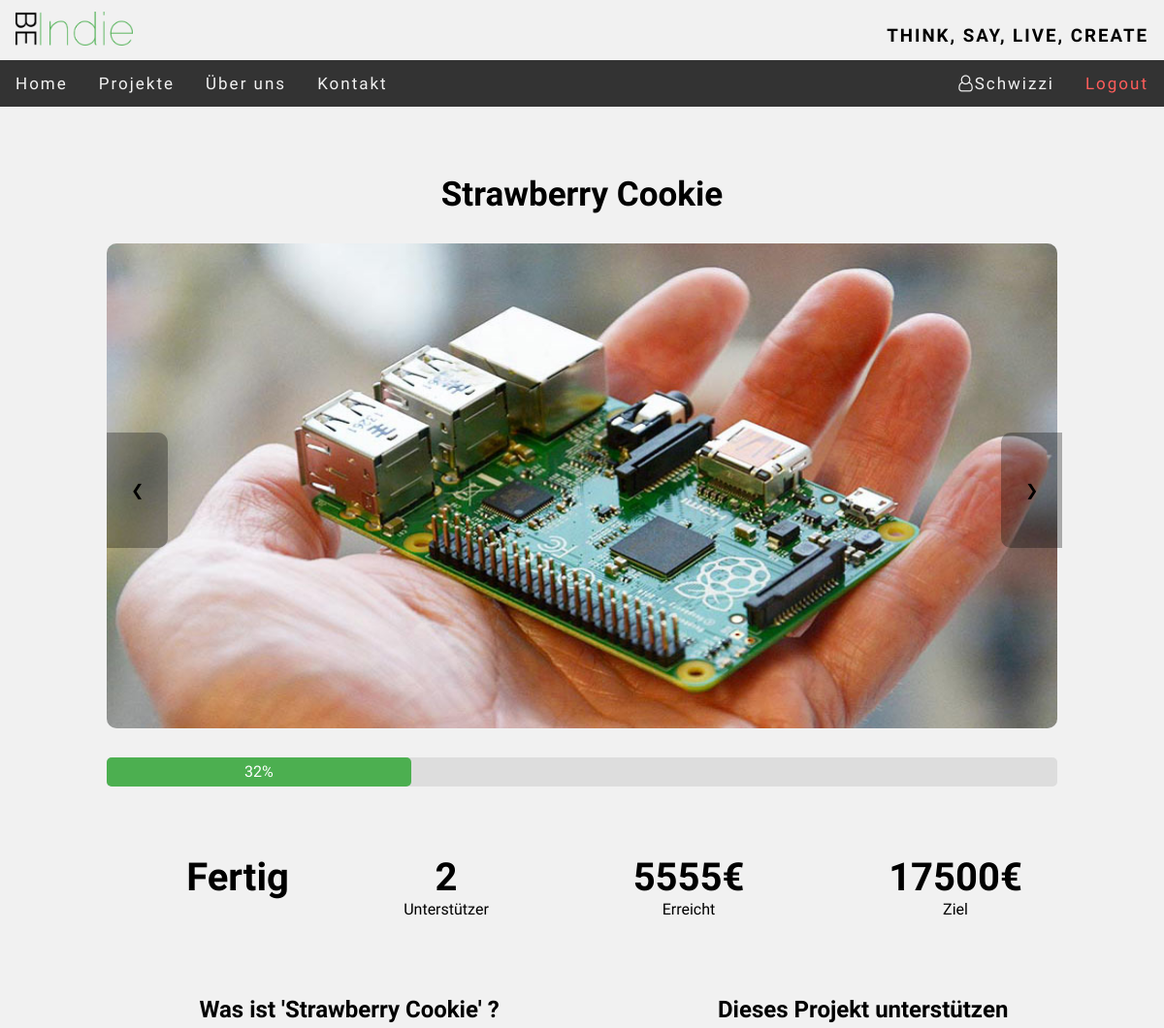
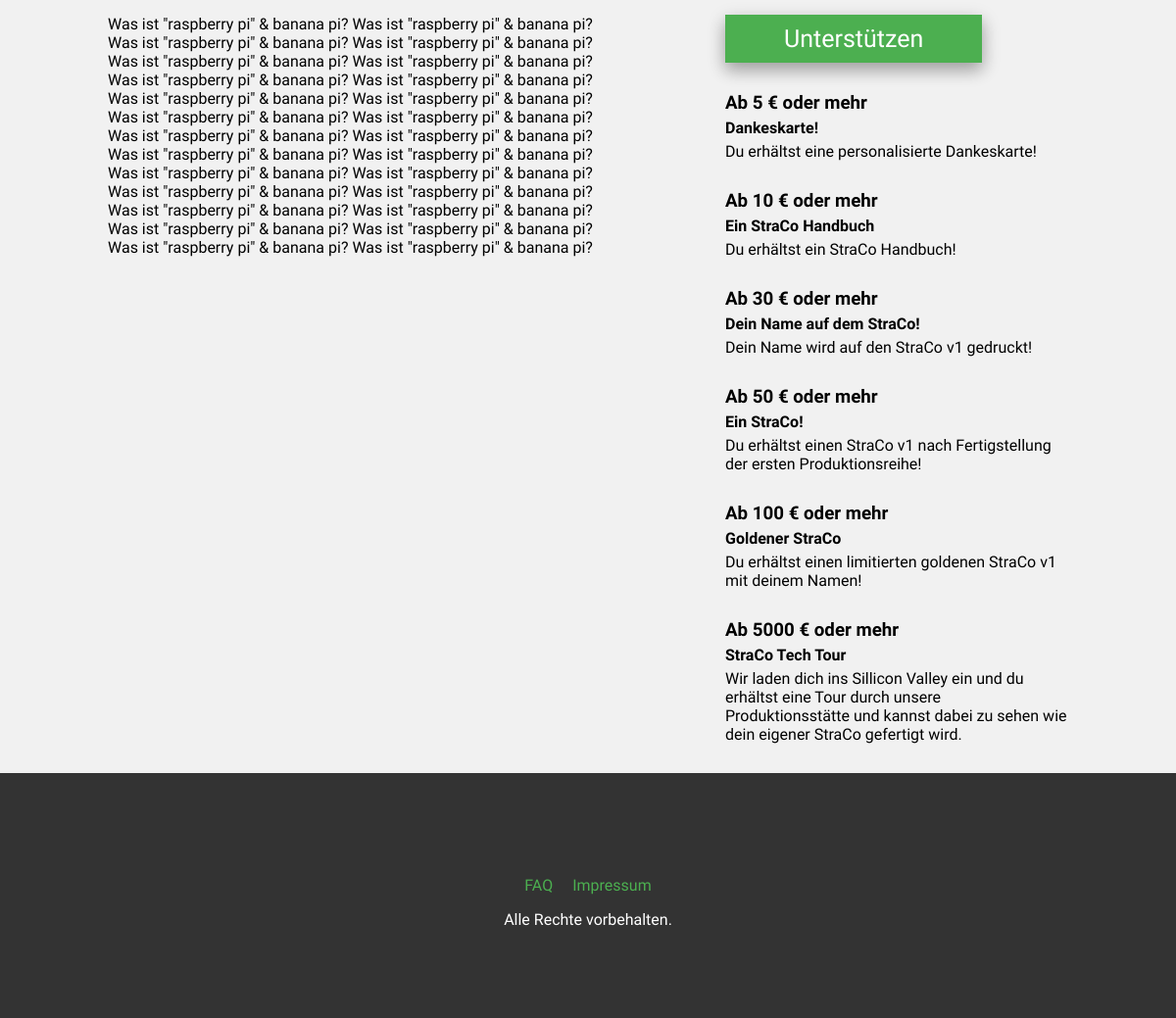
The app's page /BeIndie/index.php?page=projects&q=8 (signed in) with its own data (2 pictures, top to bottom).
### tables this page shows
CREATE TABLE `project` (
  `project_ID` int(11) NOT NULL,
  `creator` varchar(200) NOT NULL,
  `title` varchar(200) NOT NULL,
  `goal` int(11) NOT NULL,
  `current_status` int(11) NOT NULL,
  `start_date` date NOT NULL,
  `end_date` date NOT NULL,
  `category` varchar(200) NOT NULL,
  `description` text NOT NULL
);

CREATE TABLE `project_image` (
  `image_ID` int(11) NOT NULL,
  `project_ID` int(11) NOT NULL,
  `image_path` varchar(200) NOT NULL
);

CREATE TABLE `reward` (
  `reward_ID` int(11) NOT NULL,
  `project_ID` int(11) NOT NULL,
  `min_amount` int(11) NOT NULL,
  `r_title` varchar(50) NOT NULL,
  `r_text` varchar(200) NOT NULL
);

### BeIndie/includes/pages/projects/projects.php (the view, shortened to what this page needs)
<div id="all_projects">
    <?php
    include ("includes/functions/swConnect.php");
    ?>
    <?php
        $project_ID = $_GET["q"];
        $titel = "select title from project where project_ID = $project_ID";
        $result1 = mysqli_query($conn, $titel);
        $row1 = mysqli_fetch_array($result1);
        $current = "select current_status from project where project_ID = $project_ID";
        $result3 = mysqli_query($conn, $current);
        $row3 = mysqli_fetch_array($result3);
        $goal = "select goal from project where project_ID = $project_ID";
        $result4 = mysqli_query($conn, $goal);
        $row4 = mysqli_fetch_array($result4);
        $slideshow = "select image_path from project_image pi join project p on pi.project_ID = p.project_ID where pi.project_ID = $project_ID";
        $result2 = mysqli_query($conn, $slideshow);
        $hours= "select UNIX_TIMESTAMP(end_date) from project where project_ID = $project_ID";
        $result5 = mysqli_query($conn, $hours);
        $row5 = mysqli_fetch_array($result5);
        $time = round(($row5["UNIX_TIMESTAMP(end_date)"] - strtotime(date('Y-m-d')))/ 3600);
        $days = round(($row5["UNIX_TIMESTAMP(end_date)"] - strtotime(date('Y-m-d')))/ 86400);
        $backers = "select count(t.project_ID) from transaction t join project p on t.project_ID = p.project_ID where t.project_ID = $project_ID";
        $result6 = mysqli_query($conn, $backers);
        $row6 = mysqli_fetch_array($result6);
        $text = "select description from project where project_ID = $project_ID";
        $result7 = mysqli_query($conn, $text);
        $row7 = mysqli_fetch_array($result7);
        $rewards = "SELECT * from reward where project_ID = $project_ID order by min_amount asc";
        $result8 = mysqli_query($conn, $rewards);
    ?>
    <div id="project">
            <h1><?=  $row1["title"] ?></h1>
        <div id="slideshow">
        <?php
        while ($row2 = mysqli_fetch_array($result2)) {
        ?>
        <img class="slideshow" src=<?= $row2 ["image_path"] ?> >
        <?php }
        ?>
        <a class="left" onclick="plusDivs(-1)">&#10094;</a>
        <a class="right" onclick="plusDivs(1)">&#10095;</a>
        </div>
        <div id="progress">
          <div id="progressbar">
            <div id="label"><?= round($row3["current_status"] / $row4["goal"] * 100) . '%'  ?></div>
          </div>
        </div>
        <div id="info">
            <div id ="timetogo">
                <?php
                if ($time <= 0) { ?>
                <h2> <?php echo 'Fertig' ?> </h2>
                <?php }
                elseif ($time > 72) { ?>
                    <h2> <?php echo $days ?> </h2>
                    <p><b>Tage</b> bis zum Ziel</p>
                <?php }
                else { ?>
                   <h2><?php echo $time ?></h2>
                   <p><b>Stunden</b> bis zum Ziel</p>
                <?php } ?>
            </div>
            <div id ="backers">
                    <h2><?= $row6["count(t.project_ID)"]?></h2>
                    <p>Unterstützer</p>
            </div>
            <div id="amount">
            <h2> <?= $row3["current_status"]?>€</h2>
            <p>Erreicht</p>
            </div>
            <div id="goal">
            <h2> <?= $row4["goal"]?>€</h2>
            <p>Ziel</p>
            </div>
        </div>
            <div id ="Text">
                <div id ="desciption">
                    <h2>Was ist '<?= utf8_encode($row1["title"]) ?>' ?</h2>
                    <p><?= utf8_encode($row7["description"]) ?></p>
                </div>
           <div id ="backing">
                    <h2>Dieses Projekt unterstützen</h2>
                    <a href="index.php?page=support_project&id=<?=$project_ID?>">Unterstützen</a>
            <?php
            while ($row8 = mysqli_fetch_array($result8)){
            ?>
                    <h3>Ab <?= $row8["min_amount"]?> € oder mehr</h3>
                    <h4><?= utf8_encode($row8["r_title"])?></h4>
                    <p><?= utf8_encode($row8["r_text"]) ?></p>
            <?php  } ?>
            </div>
        </div>
    </div>
</div>

### BeIndie/css/style.css (style rules this page uses)
* { margin: 0; }
body { background-color: #f1f1f1; }
body,h2,h3,h4,h5,h6,h7 { font-family: 'Raleway', sans-serif; }
h1 { font-size: 35px; }

### BeIndie/includes/pages/projects/css/projects.css (style rules this page uses)
#project { width: 980px; margin: 0 auto; }
h1 { padding-top: 70px; padding-bottom: 30px; text-align: center; }
#slideshow img { margin: auto; width: 100%; border-radius: 10px; height: 500px; margin-bottom: 30px; }
#slideshow a { position:absolute; border:none; display:inline-block; outline:0; vertical-align:middle; overflow:hidden; cursor:pointer; background: none; transition-duration: 1s; padding:50px 25px; margin-top: -335px; background: rgba(0, 0, 0, 0.3); position:absolute; }
#slideshow a.left { border-radius: 0 10px 10px 0; }
#slideshow a.right { margin-left: 922px; border-radius: 10px 0 0 10px; }
h2 { text-align: center; margin-top: 50px; padding-bottom: 20px; padding-top: 20px; }
#progress { border-radius: 5px; position: relative; width: 100%; height: 30px; background-color: #ddd; z-index: -10; }
#progressbar { border-radius: 5px; position: absolute; max-width: 980px; height: 100%; background-color: #4CAF50; }
#label { text-align: center; line-height: 30px; color: white; }
#info h2 { font-size: 40px; text-align: center; padding-bottom: 0px; }
#timetogo { float:left; padding-left: 50px; width: 170px; padding-bottom: 10px; text-align: center; }
#backers { float:left; padding-left: 80px; width: 100px; padding-bottom: 10px; text-align: center; }
#amount { float:left; padding-left: 100px; width: 200px; padding-bottom: 10px; text-align: center; }
#goal { float:left; padding-left: 100px; width: 150px; padding-bottom: 10px; text-align: center; }
#desciption { float:left; max-width:500px; word-wrap:break-word; }
#backing { float:right; max-width:350px; word-wrap:break-word; }
#backing h2 { text-align: left; }
#backing h3,h4 { padding-bottom: 5px; }
#backing p { padding-bottom: 30px; }
#backing a { text-decoration: none; background-color: #4CAF50; border: none; color: white; padding: 10px 60px; display: inline-block; margin-bottom: 30px; font-size: 25px; box-shadow:0 8px 16px 0 rgba(0,0,0,0.2),0 6px 20px 0 rgba(0,0,0,0.19); cursor:pointer; z-index: -10; }

### records on screen
project: title "Strawberry Cookie", $row3["current_status"] / $row4["goal"] * 100 "32", current_status "5555", goal "17500", description "Was ist \"raspberry pi\" & banana pi? Was ist \"raspberry pi\" & banana pi? Was ist \"raspberry pi\" & banana pi? Was ist \"raspberry pi\" & banana pi? Was ist \"raspberry pi\" & banana pi? Was ist \"raspberry pi\" & banana pi? Was ist \"raspberry pi\" & banana pi? Was ist \"raspberry pi\" & banana pi? Was ist \"raspberry pi\" & banana pi? Was ist \"raspberry pi\" & banana pi? Was ist \"raspberry pi\" & banana pi? Was ist \"raspberry pi\" & banana pi? Was ist \"raspberry pi\" & banana pi? Was ist \"raspberry pi\" & banana pi? Was ist \"raspberry pi\" & banana pi? Was ist \"raspberry pi\" & banana pi? Was ist \"raspberry pi\" & banana pi? Was ist \"raspberry pi\" & banana pi? Was ist \"raspberry pi\" & banana pi? Was ist…"
project_image: image_path (picture)
reward: min_amount "5", r_title "Dankeskarte!", r_text "Du erhältst eine personalisierte Dankeskarte!"
reward: min_amount "10", r_title "Ein StraCo Handbuch", r_text "Du erhältst ein StraCo Handbuch!"
reward: min_amount "30", r_title "Dein Name auf dem StraCo!", r_text "Dein Name wird auf den StraCo v1 gedruckt!"
reward: min_amount "50", r_title "Ein StraCo!", r_text "Du erhältst einen StraCo v1 nach Fertigstellung der ersten Produktionsreihe!"
reward: min_amount "100", r_title "Goldener StraCo", r_text "Du erhältst einen limitierten goldenen StraCo v1 mit deinem Namen!"
reward: min_amount "5000", r_title "StraCo Tech Tour", r_text "Wir laden dich ins Sillicon Valley ein und du erhältst eine Tour durch unsere Produktionsstätte und kannst dabei zu sehen wie dein eigener StraCo gefertigt wird."

### other values on screen
$_SESSION["username"] "Schwizzi"
$row6["count(t.project_ID)"] "2"
